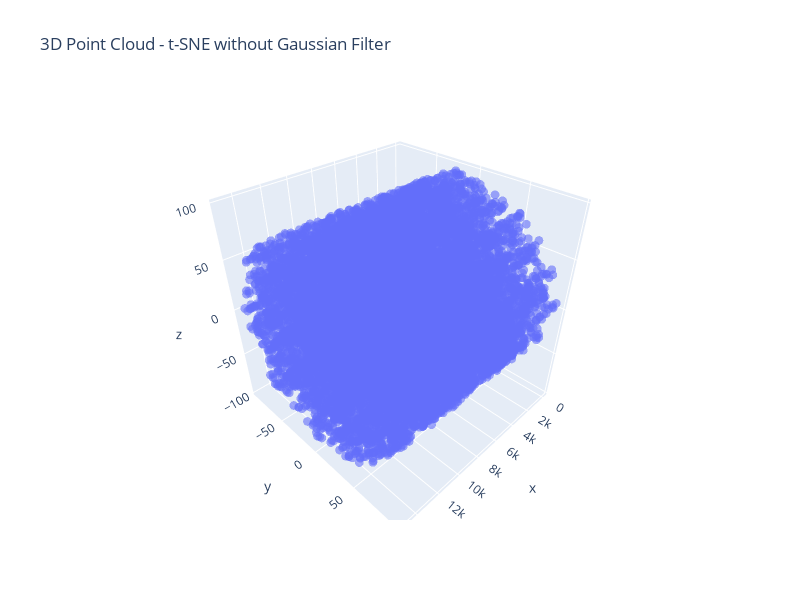
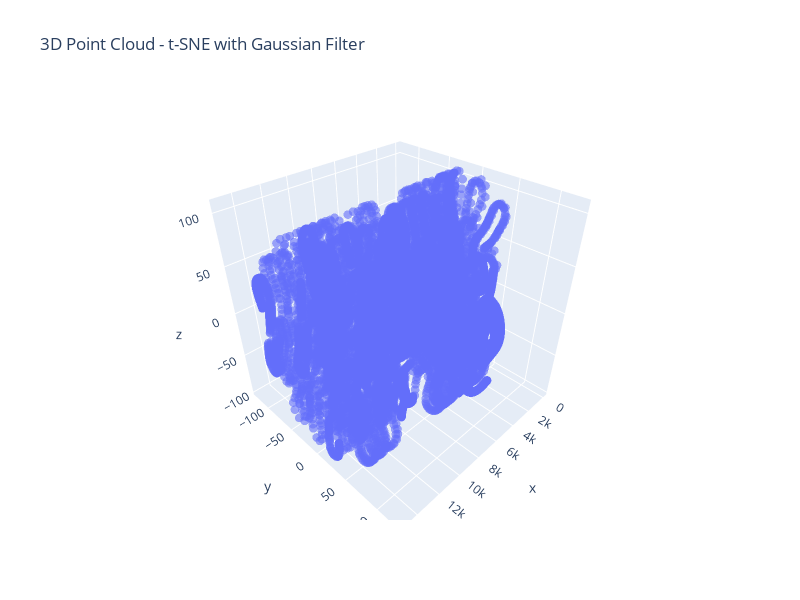

Notebook cell for these charts, in order:
### Code cell
# Required imports
import numpy as np
import matplotlib.pyplot as plt
import seaborn as sns
from sklearn.manifold import TSNE
from scipy.ndimage import gaussian_filter
import plotly.graph_objects as go

# Step 1: Generate random dense point cloud
np.random.seed(42)  # For reproducibility
num_points = 15000
point_cloud = np.random.rand(num_points, 3)  # Random points in 3D

# Step 2: Visualize t-SNE before applying Gaussian filter
def plot_tsne(points, title, plot_3d=False):
    # TSNE with 2 components for 2D plot
    tsne = TSNE(n_components=2, random_state=42)
    tsne_data = tsne.fit_transform(points)
    
    plt.figure(figsize=(10, 8))
    sns.scatterplot(x=tsne_data[:, 0], y=tsne_data[:, 1], legend=None, alpha=0.5)
    plt.title(title)
    plt.xlabel("t-SNE 1")
    plt.ylabel("t-SNE 2")
    plt.show()
    
    if plot_3d:
        # Create a 3D plotly plot of the original point cloud
        fig = go.Figure(data=[go.Scatter3d(
            x=np.arange(len(tsne_data[:, 0])), y=tsne_data[:, 0], z=tsne_data[:, 1],
            mode='markers', marker=dict(size=3, opacity=0.6)
        )])
        fig.update_layout(title=f"3D Point Cloud - {title}", width=800, height=600)
        fig.show()

# Step 3: Plot t-SNE without Gaussian filtering
print("t-SNE Plot without Gaussian filter:")
plot_tsne(point_cloud, "t-SNE without Gaussian Filter", plot_3d=True)

# Step 4: Apply Gaussian filter to the point cloud
sigma = 100  # Smoothing factor
smoothed_point_cloud = gaussian_filter(point_cloud, sigma=sigma, radius=3*sigma)

# Step 5: Plot t-SNE after applying Gaussian filtering
print("t-SNE Plot with Gaussian filter:")
plot_tsne(smoothed_point_cloud, "t-SNE with Gaussian Filter", plot_3d=True)

### Figure 1 — Plotly figure (JSON) as saved in the notebook; plotly's stock layout.template omitted (floating-point values rounded to 4 significant figures; data arrays with more than 128 entries replaced by an {"elided": "..."} marker saying what was removed)
{"data": [{"marker": {"opacity": 0.6, "size": 3}, "mode": "markers", "type": "scatter3d", "x": {"elided": "15000 int values"}, "y": {"elided": "15000 float values"}, "z": {"elided": "15000 float values"}}], "layout": {"height": 600, "title": {"text": "3D Point Cloud - t-SNE without Gaussian Filter"}, "width": 800}}

### Figure 2 — Plotly figure (JSON) as saved in the notebook; plotly's stock layout.template omitted (floating-point values rounded to 4 significant figures; data arrays with more than 128 entries replaced by an {"elided": "..."} marker saying what was removed)
{"data": [{"marker": {"opacity": 0.6, "size": 3}, "mode": "markers", "type": "scatter3d", "x": {"elided": "15000 int values"}, "y": {"elided": "15000 float values"}, "z": {"elided": "15000 float values"}}], "layout": {"height": 600, "title": {"text": "3D Point Cloud - t-SNE with Gaussian Filter"}, "width": 800}}
